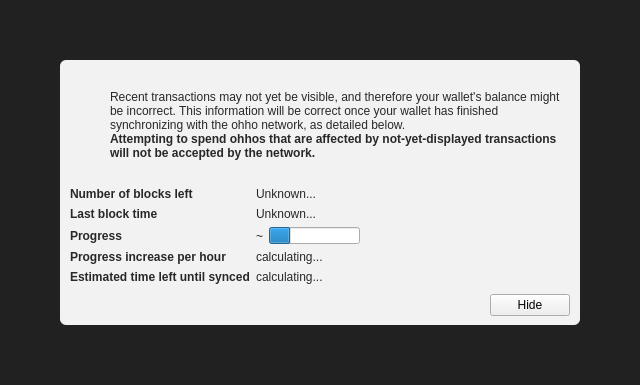
<?xml version="1.0" encoding="UTF-8"?>
<ui version="4.0">
 <class>ModalOverlay</class>
 <widget class="ModalOverlay" name="ModalOverlay">
  <property name="geometry">
   <rect>
    <x>0</x>
    <y>0</y>
    <width>640</width>
    <height>385</height>
   </rect>
  </property>
  <property name="windowTitle">
   <string>Form</string>
  </property>
  <layout class="QVBoxLayout" name="verticalLayout" stretch="0">
   <property name="sizeConstraint">
    <enum>QLayout::SetDefaultConstraint</enum>
   </property>
   <property name="leftMargin">
    <number>0</number>
   </property>
   <property name="topMargin">
    <number>0</number>
   </property>
   <property name="rightMargin">
    <number>0</number>
   </property>
   <property name="bottomMargin">
    <number>0</number>
   </property>
   <item>
    <widget class="QWidget" name="bgWidget" native="true">
     <property name="styleSheet">
      <string notr="true">#bgWidget { background: rgba(0,0,0,220); }</string>
     </property>
     <layout class="QVBoxLayout" name="verticalLayoutMain" stretch="1">
      <property name="leftMargin">
       <number>60</number>
      </property>
      <property name="topMargin">
       <number>60</number>
      </property>
      <property name="rightMargin">
       <number>60</number>
      </property>
      <property name="bottomMargin">
       <number>60</number>
      </property>
      <item>
       <widget class="QWidget" name="contentWidget" native="true">
        <property name="styleSheet">
         <string notr="true">#contentWidget { background: rgba(255,255,255,240); border-radius: 6px; }

QLabel { color: rgb(40,40,40);  }</string>
        </property>
        <layout class="QVBoxLayout" name="verticalLayoutSub" stretch="1,0,0,0">
         <property name="spacing">
          <number>0</number>
         </property>
         <property name="leftMargin">
          <number>10</number>
         </property>
         <property name="topMargin">
          <number>10</number>
         </property>
         <property name="rightMargin">
          <number>10</number>
         </property>
         <property name="bottomMargin">
          <number>10</number>
         </property>
         <item>
          <layout class="QHBoxLayout" name="horizontalLayoutIconText" stretch="0,1">
           <property name="topMargin">
            <number>20</number>
           </property>
           <item>
            <layout class="QVBoxLayout" name="verticalLayoutIcon">
             <property name="leftMargin">
              <number>0</number>
             </property>
             <item>
              <widget class="QPushButton" name="warningIcon">
               <property name="enabled">
                <bool>false</bool>
               </property>
               <property name="text">
                <string/>
               </property>
               <property name="icon">
                <iconset>
                 <normaloff>:/icons/warning</normaloff>
                 <disabledoff>:/icons/warning</disabledoff>:/icons/warning</iconset>
               </property>
               <property name="iconSize">
                <size>
                 <width>48</width>
                 <height>48</height>
                </size>
               </property>
               <property name="flat">
                <bool>true</bool>
               </property>
              </widget>
             </item>
             <item>
              <spacer name="verticalSpacerWarningIcon">
               <property name="orientation">
                <enum>Qt::Vertical</enum>
               </property>
               <property name="sizeHint" stdset="0">
                <size>
                 <width>20</width>
                 <height>40</height>
                </size>
               </property>
              </spacer>
             </item>
            </layout>
           </item>
           <item>
            <layout class="QVBoxLayout" name="verticalLayoutInfoText">
             <property name="leftMargin">
              <number>0</number>
             </property>
             <property name="topMargin">
              <number>0</number>
             </property>
             <item>
              <widget class="QLabel" name="infoText">
               <property name="text">
                <string>Recent transactions may not yet be visible, and therefore your wallet's balance might be incorrect. This information will be correct once your wallet has finished synchronizing with the ohho network, as detailed below.</string>
               </property>
               <property name="textFormat">
                <enum>Qt::RichText</enum>
               </property>
               <property name="wordWrap">
                <bool>true</bool>
               </property>
              </widget>
             </item>
             <item>
              <widget class="QLabel" name="infoTextStrong">
               <property name="font">
                <font>
                 <weight>75</weight>
                 <bold>true</bold>
                </font>
               </property>
               <property name="text">
                <string>Attempting to spend ohhos that are affected by not-yet-displayed transactions will not be accepted by the network.</string>
               </property>
               <property name="textFormat">
                <enum>Qt::RichText</enum>
               </property>
               <property name="wordWrap">
                <bool>true</bool>
               </property>
              </widget>
             </item>
             <item>
              <spacer name="verticalSpacerInTextSpace">
               <property name="orientation">
                <enum>Qt::Vertical</enum>
               </property>
               <property name="sizeHint" stdset="0">
                <size>
                 <width>20</width>
                 <height>40</height>
                </size>
               </property>
              </spacer>
             </item>
            </layout>
           </item>
          </layout>
         </item>
         <item>
          <spacer name="verticalSpacerAfterText">
           <property name="orientation">
            <enum>Qt::Vertical</enum>
           </property>
           <property name="sizeHint" stdset="0">
            <size>
             <width>20</width>
             <height>40</height>
            </size>
           </property>
          </spacer>
         </item>
         <item>
          <layout class="QFormLayout" name="formLayout">
           <property name="fieldGrowthPolicy">
            <enum>QFormLayout::FieldsStayAtSizeHint</enum>
           </property>
           <property name="horizontalSpacing">
            <number>6</number>
           </property>
           <property name="verticalSpacing">
            <number>6</number>
           </property>
           <property name="topMargin">
            <number>10</number>
           </property>
           <item row="0" column="0">
            <widget class="QLabel" name="labelNumberOfBlocksLeft">
             <property name="font">
              <font>
               <weight>75</weight>
               <bold>true</bold>
              </font>
             </property>
             <property name="text">
              <string>Number of blocks left</string>
             </property>
            </widget>
           </item>
           <item row="0" column="1">
            <widget class="QLabel" name="numberOfBlocksLeft">
             <property name="text">
              <string>Unknown...</string>
             </property>
            </widget>
           </item>
           <item row="1" column="0">
            <widget class="QLabel" name="labelLastBlockTime">
             <property name="font">
              <font>
               <weight>75</weight>
               <bold>true</bold>
              </font>
             </property>
             <property name="text">
              <string>Last block time</string>
             </property>
            </widget>
           </item>
           <item row="1" column="1">
            <widget class="QLabel" name="newestBlockDate">
             <property name="sizePolicy">
              <sizepolicy hsizetype="Maximum" vsizetype="Preferred">
               <horstretch>0</horstretch>
               <verstretch>0</verstretch>
              </sizepolicy>
             </property>
             <property name="text">
              <string>Unknown...</string>
             </property>
            </widget>
           </item>
           <item row="2" column="0">
            <widget class="QLabel" name="labelSyncDone">
             <property name="font">
              <font>
               <weight>75</weight>
               <bold>true</bold>
              </font>
             </property>
             <property name="text">
              <string>Progress</string>
             </property>
            </widget>
           </item>
           <item row="2" column="1">
            <layout class="QHBoxLayout" name="horizontalLayoutSync" stretch="0,1">
             <item>
              <widget class="QLabel" name="percentageProgress">
               <property name="text">
                <string notr="true">~</string>
               </property>
              </widget>
             </item>
             <item>
              <widget class="QProgressBar" name="progressBar">
               <property name="value">
                <number>24</number>
               </property>
               <property name="format">
                <string/>
               </property>
              </widget>
             </item>
            </layout>
           </item>
           <item row="4" column="0">
            <widget class="QLabel" name="labelProgressIncrease">
             <property name="font">
              <font>
               <weight>75</weight>
               <bold>true</bold>
              </font>
             </property>
             <property name="text">
              <string>Progress increase per hour</string>
             </property>
            </widget>
           </item>
           <item row="4" column="1">
            <widget class="QLabel" name="progressIncreasePerH">
             <property name="text">
              <string>calculating...</string>
             </property>
            </widget>
           </item>
           <item row="5" column="0">
            <widget class="QLabel" name="labelEstimatedTimeLeft">
             <property name="font">
              <font>
               <weight>75</weight>
               <bold>true</bold>
              </font>
             </property>
             <property name="text">
              <string>Estimated time left until synced</string>
             </property>
            </widget>
           </item>
           <item row="5" column="1">
            <widget class="QLabel" name="expectedTimeLeft">
             <property name="text">
              <string>calculating...</string>
             </property>
            </widget>
           </item>
          </layout>
         </item>
         <item>
          <layout class="QHBoxLayout" name="horizontalLayoutButtons">
           <property name="leftMargin">
            <number>10</number>
           </property>
           <property name="topMargin">
            <number>10</number>
           </property>
           <item>
            <spacer name="horizontalSpacer">
             <property name="orientation">
              <enum>Qt::Horizontal</enum>
             </property>
             <property name="sizeHint" stdset="0">
              <size>
               <width>40</width>
               <height>20</height>
              </size>
             </property>
            </spacer>
           </item>
           <item>
            <widget class="QPushButton" name="closeButton">
             <property name="text">
              <string>Hide</string>
             </property>
            </widget>
           </item>
          </layout>
         </item>
        </layout>
       </widget>
      </item>
     </layout>
    </widget>
   </item>
  </layout>
 </widget>
 <customwidgets>
  <customwidget>
   <class>ModalOverlay</class>
   <extends>QWidget</extends>
   <header>modaloverlay.h</header>
   <container>1</container>
  </customwidget>
 </customwidgets>
 <resources/>
 <connections/>
</ui>
